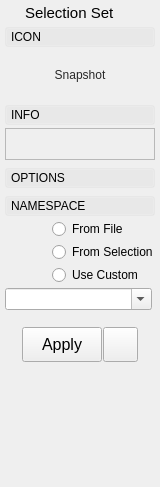
<?xml version="1.0" encoding="UTF-8"?>
<ui version="4.0">
 <class>Form</class>
 <widget class="QWidget" name="Form">
  <property name="geometry">
   <rect>
    <x>0</x>
    <y>0</y>
    <width>160</width>
    <height>487</height>
   </rect>
  </property>
  <property name="sizePolicy">
   <sizepolicy hsizetype="Preferred" vsizetype="Preferred">
    <horstretch>0</horstretch>
    <verstretch>0</verstretch>
   </sizepolicy>
  </property>
  <property name="minimumSize">
   <size>
    <width>160</width>
    <height>440</height>
   </size>
  </property>
  <property name="maximumSize">
   <size>
    <width>16777215</width>
    <height>16777215</height>
   </size>
  </property>
  <property name="windowTitle">
   <string>Form</string>
  </property>
  <property name="styleSheet">
   <string notr="true"/>
  </property>
  <layout class="QVBoxLayout" name="verticalLayout">
   <property name="spacing">
    <number>5</number>
   </property>
   <property name="leftMargin">
    <number>5</number>
   </property>
   <property name="topMargin">
    <number>2</number>
   </property>
   <property name="rightMargin">
    <number>5</number>
   </property>
   <property name="bottomMargin">
    <number>2</number>
   </property>
   <item>
    <layout class="QHBoxLayout" name="horizontalLayout_18">
     <property name="leftMargin">
      <number>2</number>
     </property>
     <property name="topMargin">
      <number>2</number>
     </property>
     <property name="rightMargin">
      <number>2</number>
     </property>
     <property name="bottomMargin">
      <number>0</number>
     </property>
     <item>
      <widget class="QLabel" name="label_6">
       <property name="maximumSize">
        <size>
         <width>13</width>
         <height>13</height>
        </size>
       </property>
       <property name="text">
        <string/>
       </property>
       <property name="pixmap">
        <pixmap>../icons/selectionSet2.png</pixmap>
       </property>
       <property name="scaledContents">
        <bool>true</bool>
       </property>
      </widget>
     </item>
     <item>
      <widget class="QLabel" name="label_2">
       <property name="font">
        <font>
         <family>Arial</family>
         <pointsize>11</pointsize>
         <weight>50</weight>
         <bold>false</bold>
        </font>
       </property>
       <property name="text">
        <string>Selection Set</string>
       </property>
      </widget>
     </item>
    </layout>
   </item>
   <item>
    <widget class="QFrame" name="iconToggleBox">
     <property name="styleSheet">
      <string notr="true"/>
     </property>
     <property name="frameShape">
      <enum>QFrame::NoFrame</enum>
     </property>
     <property name="frameShadow">
      <enum>QFrame::Raised</enum>
     </property>
     <layout class="QVBoxLayout" name="verticalLayout_6">
      <property name="spacing">
       <number>0</number>
      </property>
      <property name="margin">
       <number>0</number>
      </property>
      <item>
       <widget class="QFrame" name="iconToggleBoxHeading">
        <property name="styleSheet">
         <string notr="true"/>
        </property>
        <property name="frameShape">
         <enum>QFrame::NoFrame</enum>
        </property>
        <property name="frameShadow">
         <enum>QFrame::Raised</enum>
        </property>
        <layout class="QVBoxLayout" name="verticalLayout_7">
         <property name="spacing">
          <number>0</number>
         </property>
         <property name="margin">
          <number>0</number>
         </property>
         <item>
          <widget class="QPushButton" name="iconToggleBoxButton">
           <property name="minimumSize">
            <size>
             <width>0</width>
             <height>20</height>
            </size>
           </property>
           <property name="styleSheet">
            <string notr="true">
QPushButton {
	Text-align: left;
	padding-left: 5px;
}

QPushButton:Checked {
	background-color: rgb(255,255,255,25);
}

QPushButton:!Checked {
	background-color: rgb(255,255,255,10);
}</string>
           </property>
           <property name="text">
            <string>ICON</string>
           </property>
           <property name="checkable">
            <bool>true</bool>
           </property>
           <property name="checked">
            <bool>true</bool>
           </property>
           <property name="flat">
            <bool>true</bool>
           </property>
          </widget>
         </item>
        </layout>
       </widget>
      </item>
      <item>
       <widget class="QFrame" name="iconToggleBoxFrame">
        <property name="sizePolicy">
         <sizepolicy hsizetype="Preferred" vsizetype="Expanding">
          <horstretch>0</horstretch>
          <verstretch>0</verstretch>
         </sizepolicy>
        </property>
        <property name="styleSheet">
         <string notr="true"/>
        </property>
        <property name="frameShape">
         <enum>QFrame::NoFrame</enum>
        </property>
        <property name="frameShadow">
         <enum>QFrame::Raised</enum>
        </property>
        <layout class="QVBoxLayout" name="verticalLayout_8">
         <property name="spacing">
          <number>3</number>
         </property>
         <property name="leftMargin">
          <number>0</number>
         </property>
         <property name="topMargin">
          <number>3</number>
         </property>
         <property name="rightMargin">
          <number>0</number>
         </property>
         <property name="bottomMargin">
          <number>0</number>
         </property>
         <item>
          <layout class="QHBoxLayout" name="thumbnailLayout">
           <property name="spacing">
            <number>0</number>
           </property>
           <property name="topMargin">
            <number>0</number>
           </property>
           <property name="bottomMargin">
            <number>0</number>
           </property>
           <item>
            <widget class="QFrame" name="thumbnailFrame">
             <property name="sizePolicy">
              <sizepolicy hsizetype="Expanding" vsizetype="Expanding">
               <horstretch>0</horstretch>
               <verstretch>1</verstretch>
              </sizepolicy>
             </property>
             <property name="minimumSize">
              <size>
               <width>50</width>
               <height>50</height>
              </size>
             </property>
             <property name="maximumSize">
              <size>
               <width>150</width>
               <height>150</height>
              </size>
             </property>
             <property name="styleSheet">
              <string notr="true"/>
             </property>
             <property name="frameShape">
              <enum>QFrame::NoFrame</enum>
             </property>
             <property name="frameShadow">
              <enum>QFrame::Plain</enum>
             </property>
             <property name="lineWidth">
              <number>0</number>
             </property>
             <layout class="QVBoxLayout" name="verticalLayout_4">
              <property name="spacing">
               <number>0</number>
              </property>
              <property name="margin">
               <number>0</number>
              </property>
              <item>
               <widget class="QToolButton" name="thumbnailButton">
                <property name="enabled">
                 <bool>true</bool>
                </property>
                <property name="sizePolicy">
                 <sizepolicy hsizetype="Expanding" vsizetype="Expanding">
                  <horstretch>0</horstretch>
                  <verstretch>1</verstretch>
                 </sizepolicy>
                </property>
                <property name="minimumSize">
                 <size>
                  <width>0</width>
                  <height>0</height>
                 </size>
                </property>
                <property name="maximumSize">
                 <size>
                  <width>150</width>
                  <height>150</height>
                 </size>
                </property>
                <property name="toolTip">
                 <string/>
                </property>
                <property name="layoutDirection">
                 <enum>Qt::LeftToRight</enum>
                </property>
                <property name="styleSheet">
                 <string notr="true">color: rgb(40, 40, 40);
border: 1px solid rgb(0, 0, 0, 0);
background-color: rgb(254, 255, 230, 0);</string>
                </property>
                <property name="text">
                 <string>Snapshot</string>
                </property>
                <property name="icon">
                 <iconset>
                  <normaloff>../icons/thumbnail.png</normaloff>../icons/thumbnail.png</iconset>
                </property>
                <property name="iconSize">
                 <size>
                  <width>150</width>
                  <height>150</height>
                 </size>
                </property>
                <property name="popupMode">
                 <enum>QToolButton::InstantPopup</enum>
                </property>
                <property name="toolButtonStyle">
                 <enum>Qt::ToolButtonIconOnly</enum>
                </property>
                <property name="autoRaise">
                 <bool>false</bool>
                </property>
               </widget>
              </item>
             </layout>
            </widget>
           </item>
          </layout>
         </item>
        </layout>
       </widget>
      </item>
     </layout>
    </widget>
   </item>
   <item>
    <widget class="QFrame" name="infoToggleBox">
     <property name="styleSheet">
      <string notr="true"/>
     </property>
     <property name="frameShape">
      <enum>QFrame::NoFrame</enum>
     </property>
     <property name="frameShadow">
      <enum>QFrame::Raised</enum>
     </property>
     <layout class="QVBoxLayout" name="verticalLayout_3">
      <property name="spacing">
       <number>0</number>
      </property>
      <property name="margin">
       <number>0</number>
      </property>
      <item>
       <widget class="QFrame" name="infoToggleBoxHeading">
        <property name="styleSheet">
         <string notr="true"/>
        </property>
        <property name="frameShape">
         <enum>QFrame::NoFrame</enum>
        </property>
        <property name="frameShadow">
         <enum>QFrame::Raised</enum>
        </property>
        <layout class="QVBoxLayout" name="verticalLayout_5">
         <property name="spacing">
          <number>0</number>
         </property>
         <property name="margin">
          <number>0</number>
         </property>
         <item>
          <widget class="QPushButton" name="infoToggleBoxButton">
           <property name="minimumSize">
            <size>
             <width>0</width>
             <height>20</height>
            </size>
           </property>
           <property name="styleSheet">
            <string notr="true">
QPushButton {
	Text-align: left;
	padding-left: 5px;
}

QPushButton:Checked {
	background-color: rgb(255,255,255,25);
}

QPushButton:!Checked {
	background-color: rgb(255,255,255,10);
}</string>
           </property>
           <property name="text">
            <string>INFO</string>
           </property>
           <property name="checkable">
            <bool>true</bool>
           </property>
           <property name="checked">
            <bool>true</bool>
           </property>
           <property name="flat">
            <bool>true</bool>
           </property>
          </widget>
         </item>
        </layout>
       </widget>
      </item>
      <item>
       <widget class="QFrame" name="infoToggleBoxFrame">
        <property name="sizePolicy">
         <sizepolicy hsizetype="Expanding" vsizetype="Fixed">
          <horstretch>0</horstretch>
          <verstretch>0</verstretch>
         </sizepolicy>
        </property>
        <property name="styleSheet">
         <string notr="true"/>
        </property>
        <property name="frameShape">
         <enum>QFrame::NoFrame</enum>
        </property>
        <property name="frameShadow">
         <enum>QFrame::Raised</enum>
        </property>
        <layout class="QVBoxLayout" name="verticalLayout_9">
         <property name="spacing">
          <number>3</number>
         </property>
         <property name="leftMargin">
          <number>0</number>
         </property>
         <property name="topMargin">
          <number>3</number>
         </property>
         <property name="rightMargin">
          <number>0</number>
         </property>
         <property name="bottomMargin">
          <number>3</number>
         </property>
         <item>
          <widget class="QFrame" name="infoFrame">
           <property name="sizePolicy">
            <sizepolicy hsizetype="Preferred" vsizetype="Expanding">
             <horstretch>0</horstretch>
             <verstretch>0</verstretch>
            </sizepolicy>
           </property>
           <property name="minimumSize">
            <size>
             <width>0</width>
             <height>32</height>
            </size>
           </property>
           <property name="frameShape">
            <enum>QFrame::StyledPanel</enum>
           </property>
           <property name="frameShadow">
            <enum>QFrame::Raised</enum>
           </property>
           <layout class="QHBoxLayout" name="horizontalLayout_2">
            <property name="spacing">
             <number>3</number>
            </property>
            <property name="margin">
             <number>0</number>
            </property>
           </layout>
          </widget>
         </item>
        </layout>
       </widget>
      </item>
     </layout>
    </widget>
   </item>
   <item>
    <widget class="QFrame" name="optionsToggleBox">
     <property name="maximumSize">
      <size>
       <width>100000</width>
       <height>100000</height>
      </size>
     </property>
     <property name="styleSheet">
      <string notr="true"/>
     </property>
     <property name="frameShape">
      <enum>QFrame::NoFrame</enum>
     </property>
     <property name="frameShadow">
      <enum>QFrame::Raised</enum>
     </property>
     <layout class="QVBoxLayout" name="verticalLayout_13">
      <property name="spacing">
       <number>0</number>
      </property>
      <property name="margin">
       <number>0</number>
      </property>
      <item>
       <widget class="QFrame" name="optionsToggleBoxHeading">
        <property name="styleSheet">
         <string notr="true"/>
        </property>
        <property name="frameShape">
         <enum>QFrame::NoFrame</enum>
        </property>
        <property name="frameShadow">
         <enum>QFrame::Raised</enum>
        </property>
        <layout class="QVBoxLayout" name="verticalLayout_14">
         <property name="spacing">
          <number>0</number>
         </property>
         <property name="margin">
          <number>0</number>
         </property>
         <item>
          <widget class="QPushButton" name="optionsToggleBoxButton">
           <property name="minimumSize">
            <size>
             <width>0</width>
             <height>20</height>
            </size>
           </property>
           <property name="styleSheet">
            <string notr="true">
QPushButton {
	Text-align: left;
	padding-left: 5px;
}

QPushButton:Checked {
	background-color: rgb(255,255,255,25);
}

QPushButton:!Checked {
	background-color: rgb(255,255,255,10);
}</string>
           </property>
           <property name="text">
            <string>OPTIONS</string>
           </property>
           <property name="checkable">
            <bool>true</bool>
           </property>
           <property name="checked">
            <bool>true</bool>
           </property>
           <property name="flat">
            <bool>true</bool>
           </property>
          </widget>
         </item>
        </layout>
       </widget>
      </item>
      <item>
       <widget class="QFrame" name="optionsToggleBoxFrame">
        <property name="sizePolicy">
         <sizepolicy hsizetype="Preferred" vsizetype="Expanding">
          <horstretch>0</horstretch>
          <verstretch>0</verstretch>
         </sizepolicy>
        </property>
        <property name="styleSheet">
         <string notr="true"/>
        </property>
        <property name="frameShape">
         <enum>QFrame::NoFrame</enum>
        </property>
        <property name="frameShadow">
         <enum>QFrame::Raised</enum>
        </property>
        <layout class="QVBoxLayout" name="verticalLayout_15">
         <property name="spacing">
          <number>3</number>
         </property>
         <property name="leftMargin">
          <number>0</number>
         </property>
         <property name="topMargin">
          <number>3</number>
         </property>
         <property name="rightMargin">
          <number>0</number>
         </property>
         <property name="bottomMargin">
          <number>0</number>
         </property>
        </layout>
       </widget>
      </item>
     </layout>
    </widget>
   </item>
   <item>
    <widget class="QFrame" name="namespaceToggleBox">
     <property name="styleSheet">
      <string notr="true"/>
     </property>
     <property name="frameShape">
      <enum>QFrame::NoFrame</enum>
     </property>
     <property name="frameShadow">
      <enum>QFrame::Raised</enum>
     </property>
     <layout class="QVBoxLayout" name="verticalLayout_16">
      <property name="spacing">
       <number>0</number>
      </property>
      <property name="margin">
       <number>0</number>
      </property>
      <item>
       <widget class="QFrame" name="namespaceToggleBoxHeading">
        <property name="styleSheet">
         <string notr="true"/>
        </property>
        <property name="frameShape">
         <enum>QFrame::NoFrame</enum>
        </property>
        <property name="frameShadow">
         <enum>QFrame::Raised</enum>
        </property>
        <layout class="QVBoxLayout" name="verticalLayout_17">
         <property name="spacing">
          <number>0</number>
         </property>
         <property name="margin">
          <number>0</number>
         </property>
         <item>
          <widget class="QPushButton" name="namespaceToggleBoxButton">
           <property name="minimumSize">
            <size>
             <width>0</width>
             <height>20</height>
            </size>
           </property>
           <property name="styleSheet">
            <string notr="true">
QPushButton {
	Text-align: left;
	padding-left: 5px;
}

QPushButton:Checked {
	background-color: rgb(255,255,255,25);
}

QPushButton:!Checked {
	background-color: rgb(255,255,255,10);
}</string>
           </property>
           <property name="text">
            <string>NAMESPACE</string>
           </property>
           <property name="checkable">
            <bool>true</bool>
           </property>
           <property name="checked">
            <bool>true</bool>
           </property>
           <property name="flat">
            <bool>true</bool>
           </property>
          </widget>
         </item>
        </layout>
       </widget>
      </item>
      <item>
       <widget class="QFrame" name="namespaceToggleBoxFrame">
        <property name="sizePolicy">
         <sizepolicy hsizetype="Preferred" vsizetype="Expanding">
          <horstretch>0</horstretch>
          <verstretch>0</verstretch>
         </sizepolicy>
        </property>
        <property name="styleSheet">
         <string notr="true"/>
        </property>
        <property name="frameShape">
         <enum>QFrame::NoFrame</enum>
        </property>
        <property name="frameShadow">
         <enum>QFrame::Raised</enum>
        </property>
        <layout class="QVBoxLayout" name="verticalLayout_18">
         <property name="spacing">
          <number>3</number>
         </property>
         <property name="leftMargin">
          <number>0</number>
         </property>
         <property name="topMargin">
          <number>3</number>
         </property>
         <property name="rightMargin">
          <number>3</number>
         </property>
         <property name="bottomMargin">
          <number>3</number>
         </property>
         <item>
          <layout class="QHBoxLayout" name="horizontalLayout_5">
           <property name="spacing">
            <number>2</number>
           </property>
           <property name="leftMargin">
            <number>0</number>
           </property>
           <property name="topMargin">
            <number>0</number>
           </property>
           <item>
            <widget class="QLabel" name="label_16">
             <property name="sizePolicy">
              <sizepolicy hsizetype="Preferred" vsizetype="Preferred">
               <horstretch>2</horstretch>
               <verstretch>0</verstretch>
              </sizepolicy>
             </property>
             <property name="minimumSize">
              <size>
               <width>40</width>
               <height>0</height>
              </size>
             </property>
             <property name="maximumSize">
              <size>
               <width>16777215</width>
               <height>16777215</height>
              </size>
             </property>
             <property name="layoutDirection">
              <enum>Qt::LeftToRight</enum>
             </property>
             <property name="text">
              <string/>
             </property>
             <property name="alignment">
              <set>Qt::AlignRight|Qt::AlignTrailing|Qt::AlignVCenter</set>
             </property>
            </widget>
           </item>
           <item>
            <widget class="QRadioButton" name="useFileNamespace">
             <property name="sizePolicy">
              <sizepolicy hsizetype="Expanding" vsizetype="Fixed">
               <horstretch>4</horstretch>
               <verstretch>0</verstretch>
              </sizepolicy>
             </property>
             <property name="minimumSize">
              <size>
               <width>100</width>
               <height>0</height>
              </size>
             </property>
             <property name="text">
              <string>From File</string>
             </property>
            </widget>
           </item>
          </layout>
         </item>
         <item>
          <layout class="QHBoxLayout" name="horizontalLayout_10">
           <property name="spacing">
            <number>2</number>
           </property>
           <property name="leftMargin">
            <number>0</number>
           </property>
           <property name="topMargin">
            <number>0</number>
           </property>
           <item>
            <widget class="QLabel" name="label_17">
             <property name="sizePolicy">
              <sizepolicy hsizetype="Preferred" vsizetype="Preferred">
               <horstretch>2</horstretch>
               <verstretch>0</verstretch>
              </sizepolicy>
             </property>
             <property name="minimumSize">
              <size>
               <width>40</width>
               <height>0</height>
              </size>
             </property>
             <property name="maximumSize">
              <size>
               <width>16777215</width>
               <height>16777215</height>
              </size>
             </property>
             <property name="layoutDirection">
              <enum>Qt::LeftToRight</enum>
             </property>
             <property name="text">
              <string/>
             </property>
             <property name="alignment">
              <set>Qt::AlignRight|Qt::AlignTrailing|Qt::AlignVCenter</set>
             </property>
            </widget>
           </item>
           <item>
            <widget class="QRadioButton" name="useSelectionNamespace">
             <property name="sizePolicy">
              <sizepolicy hsizetype="Expanding" vsizetype="Fixed">
               <horstretch>4</horstretch>
               <verstretch>0</verstretch>
              </sizepolicy>
             </property>
             <property name="minimumSize">
              <size>
               <width>100</width>
               <height>0</height>
              </size>
             </property>
             <property name="text">
              <string>From Selection</string>
             </property>
            </widget>
           </item>
          </layout>
         </item>
         <item>
          <layout class="QHBoxLayout" name="horizontalLayout_12">
           <property name="spacing">
            <number>2</number>
           </property>
           <property name="leftMargin">
            <number>0</number>
           </property>
           <property name="topMargin">
            <number>0</number>
           </property>
           <item>
            <widget class="QLabel" name="label_19">
             <property name="sizePolicy">
              <sizepolicy hsizetype="Preferred" vsizetype="Preferred">
               <horstretch>2</horstretch>
               <verstretch>0</verstretch>
              </sizepolicy>
             </property>
             <property name="minimumSize">
              <size>
               <width>40</width>
               <height>0</height>
              </size>
             </property>
             <property name="maximumSize">
              <size>
               <width>16777215</width>
               <height>16777215</height>
              </size>
             </property>
             <property name="layoutDirection">
              <enum>Qt::LeftToRight</enum>
             </property>
             <property name="text">
              <string/>
             </property>
             <property name="alignment">
              <set>Qt::AlignRight|Qt::AlignTrailing|Qt::AlignVCenter</set>
             </property>
            </widget>
           </item>
           <item>
            <widget class="QRadioButton" name="useCustomNamespace">
             <property name="sizePolicy">
              <sizepolicy hsizetype="Expanding" vsizetype="Fixed">
               <horstretch>4</horstretch>
               <verstretch>0</verstretch>
              </sizepolicy>
             </property>
             <property name="minimumSize">
              <size>
               <width>100</width>
               <height>0</height>
              </size>
             </property>
             <property name="text">
              <string>Use Custom</string>
             </property>
            </widget>
           </item>
          </layout>
         </item>
         <item>
          <widget class="QComboBox" name="namespaceComboBox">
           <property name="sizePolicy">
            <sizepolicy hsizetype="Preferred" vsizetype="Preferred">
             <horstretch>0</horstretch>
             <verstretch>0</verstretch>
            </sizepolicy>
           </property>
           <property name="editable">
            <bool>true</bool>
           </property>
           <property name="frame">
            <bool>true</bool>
           </property>
          </widget>
         </item>
        </layout>
       </widget>
      </item>
     </layout>
    </widget>
   </item>
   <item>
    <widget class="QFrame" name="previewButtons">
     <property name="frameShape">
      <enum>QFrame::NoFrame</enum>
     </property>
     <property name="frameShadow">
      <enum>QFrame::Plain</enum>
     </property>
     <layout class="QHBoxLayout" name="horizontalLayout_6">
      <property name="spacing">
       <number>1</number>
      </property>
      <item>
       <spacer name="horizontalSpacer_3">
        <property name="orientation">
         <enum>Qt::Horizontal</enum>
        </property>
        <property name="sizeHint" stdset="0">
         <size>
          <width>40</width>
          <height>20</height>
         </size>
        </property>
       </spacer>
      </item>
      <item>
       <widget class="QPushButton" name="acceptButton">
        <property name="sizePolicy">
         <sizepolicy hsizetype="Preferred" vsizetype="Fixed">
          <horstretch>0</horstretch>
          <verstretch>0</verstretch>
         </sizepolicy>
        </property>
        <property name="minimumSize">
         <size>
          <width>80</width>
          <height>35</height>
         </size>
        </property>
        <property name="maximumSize">
         <size>
          <width>125</width>
          <height>35</height>
         </size>
        </property>
        <property name="font">
         <font>
          <family>Arial</family>
          <pointsize>12</pointsize>
          <weight>50</weight>
          <bold>false</bold>
         </font>
        </property>
        <property name="toolTip">
         <string/>
        </property>
        <property name="styleSheet">
         <string notr="true"/>
        </property>
        <property name="text">
         <string>Apply</string>
        </property>
       </widget>
      </item>
      <item>
       <widget class="QPushButton" name="selectionSetButton">
        <property name="minimumSize">
         <size>
          <width>35</width>
          <height>35</height>
         </size>
        </property>
        <property name="maximumSize">
         <size>
          <width>35</width>
          <height>16777215</height>
         </size>
        </property>
        <property name="text">
         <string/>
        </property>
        <property name="icon">
         <iconset>
          <normaloff>../icons/selectionSet2.png</normaloff>../icons/selectionSet2.png</iconset>
        </property>
        <property name="iconSize">
         <size>
          <width>25</width>
          <height>25</height>
         </size>
        </property>
       </widget>
      </item>
      <item>
       <spacer name="horizontalSpacer_4">
        <property name="orientation">
         <enum>Qt::Horizontal</enum>
        </property>
        <property name="sizeHint" stdset="0">
         <size>
          <width>40</width>
          <height>20</height>
         </size>
        </property>
       </spacer>
      </item>
     </layout>
    </widget>
   </item>
   <item>
    <widget class="QFrame" name="frame">
     <property name="sizePolicy">
      <sizepolicy hsizetype="Preferred" vsizetype="Expanding">
       <horstretch>0</horstretch>
       <verstretch>2</verstretch>
      </sizepolicy>
     </property>
     <property name="frameShape">
      <enum>QFrame::NoFrame</enum>
     </property>
     <property name="frameShadow">
      <enum>QFrame::Plain</enum>
     </property>
    </widget>
   </item>
   <item>
    <widget class="QLabel" name="label_18">
     <property name="maximumSize">
      <size>
       <width>16777215</width>
       <height>0</height>
      </size>
     </property>
     <property name="text">
      <string/>
     </property>
    </widget>
   </item>
  </layout>
 </widget>
 <resources/>
 <connections/>
 <slots>
  <slot>snapshot()</slot>
  <slot>apply()</slot>
  <slot>edit()</slot>
  <slot>showContextMenu()</slot>
 </slots>
</ui>
